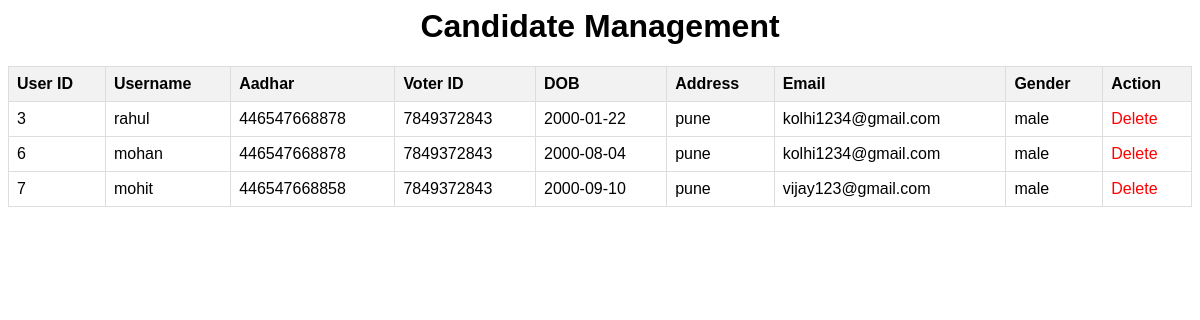
Page /manage_candidate.php on the committed database.
### tables this page shows
CREATE TABLE `user` (
  `user_id` int(11) NOT NULL,
  `username` varchar(255) DEFAULT NULL,
  `aadhar` varchar(255) DEFAULT NULL,
  `password` varchar(255) DEFAULT NULL,
  `dob` date DEFAULT NULL,
  `voterid` varchar(255) DEFAULT NULL,
  `address` varchar(255) DEFAULT NULL,
  `email` varchar(255) DEFAULT NULL,
  `user_role` varchar(255) DEFAULT NULL,
  `gender` varchar(10) DEFAULT NULL
);

### manage_candidate.php (the view, shortened to what this page needs)
<html>
<head>
    <link rel="stylesheet" href="voterdelete.css">
</head>
<body>
    <h1>Candidate Management</h1>
    <table>
        <tr>
            <th>User ID</th>
            <th>Username</th>
            <th>Aadhar</th>
            <th>Voter ID</th>
            <th>DOB</th>
            <th>Address</th>
            <th>Email</th>
            <th>Gender</th>
            <th>Action</th>
        </tr>
        <?php
        require_once 'db_config.php';
        $sql = "SELECT * FROM user WHERE user_role = 'candidate'";
        $result = $conn->query($sql);
        if ($result->num_rows > 0) {
            while ($row = $result->fetch_assoc()) {
                ?>
                <tr>
                    <td><?php echo $row['user_id']; ?></td>
                    <td><?php echo $row['username']; ?></td>
                    <td><?php echo $row['aadhar']; ?></td>
                    <td><?php echo $row['voterid']; ?></td>
                    <td><?php echo $row['dob']; ?></td>
                    <td><?php echo $row['address']; ?></td>
                    <td><?php echo $row['email']; ?></td>
                    <td><?php echo $row['gender']; ?></td>
                    <td>
                        <a href="deletecandidate.php?userId=<?php echo $row['user_id']; ?>" class="delete-btn">Delete</a>
                    </td>
                </tr>
                <?php
            }
        } else {
            ?>
            <tr>
                <td colspan="9">No voters found.</td>
            </tr>
            <?php
        }
        ?>
    </table>
</body>
</html>

### voterdelete.css (style rules this page uses)
body { font-family: Arial, sans-serif; }
h1 { text-align: center; }
table { width: 100%; border-collapse: collapse; margin-top: 20px; }
th, td { border: 1px solid #ddd; padding: 8px; text-align: left; }
th { background-color: #f2f2f2; }
.delete-btn { color: #f00; text-decoration: none; }

### rows in the picture
user: user_id "3", username "rahul", aadhar "446547668878", voterid "7849372843", dob "2000-01-22", address "pune", email "kolhi1234@gmail.com", gender "male"
user: user_id "6", username "mohan", aadhar "446547668878", voterid "7849372843", dob "2000-08-04", address "pune", email "kolhi1234@gmail.com", gender "male"
user: user_id "7", username "mohit", aadhar "446547668858", voterid "7849372843", dob "2000-09-10", address "pune", email "vijay123@gmail.com", gender "male"
